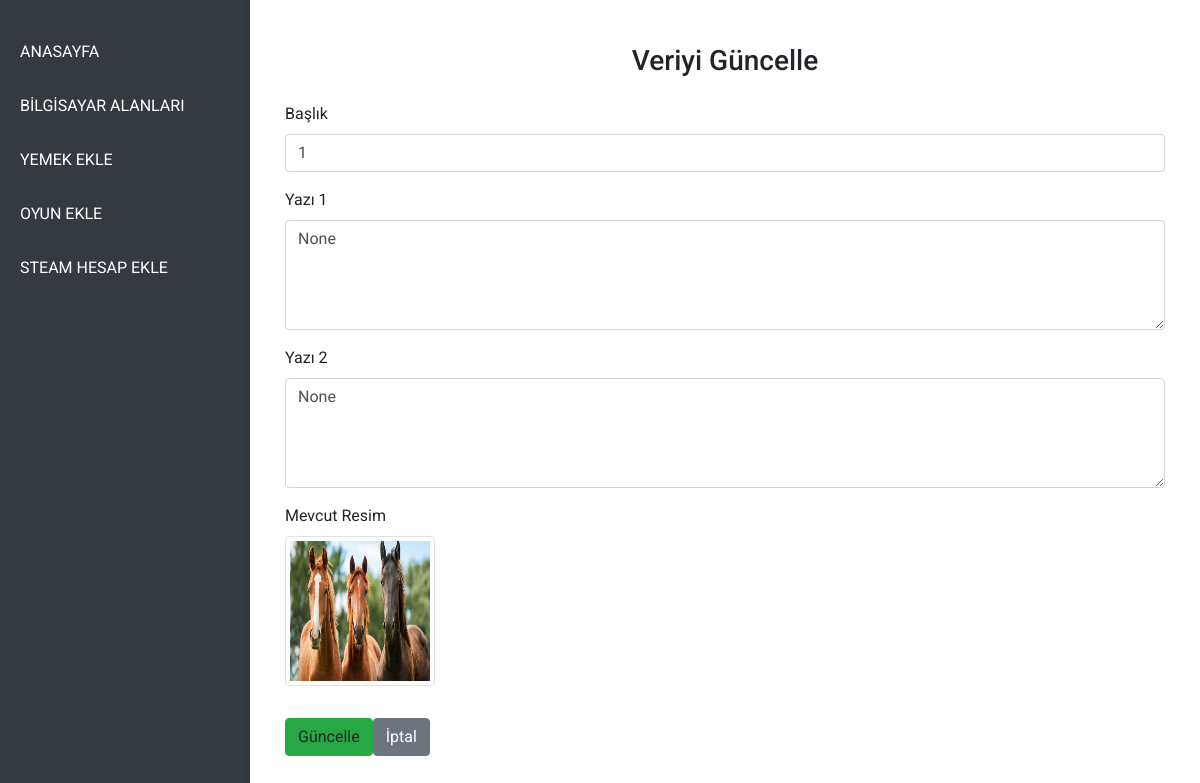
The page /updatemainpage/1 on the database as committed earlier.
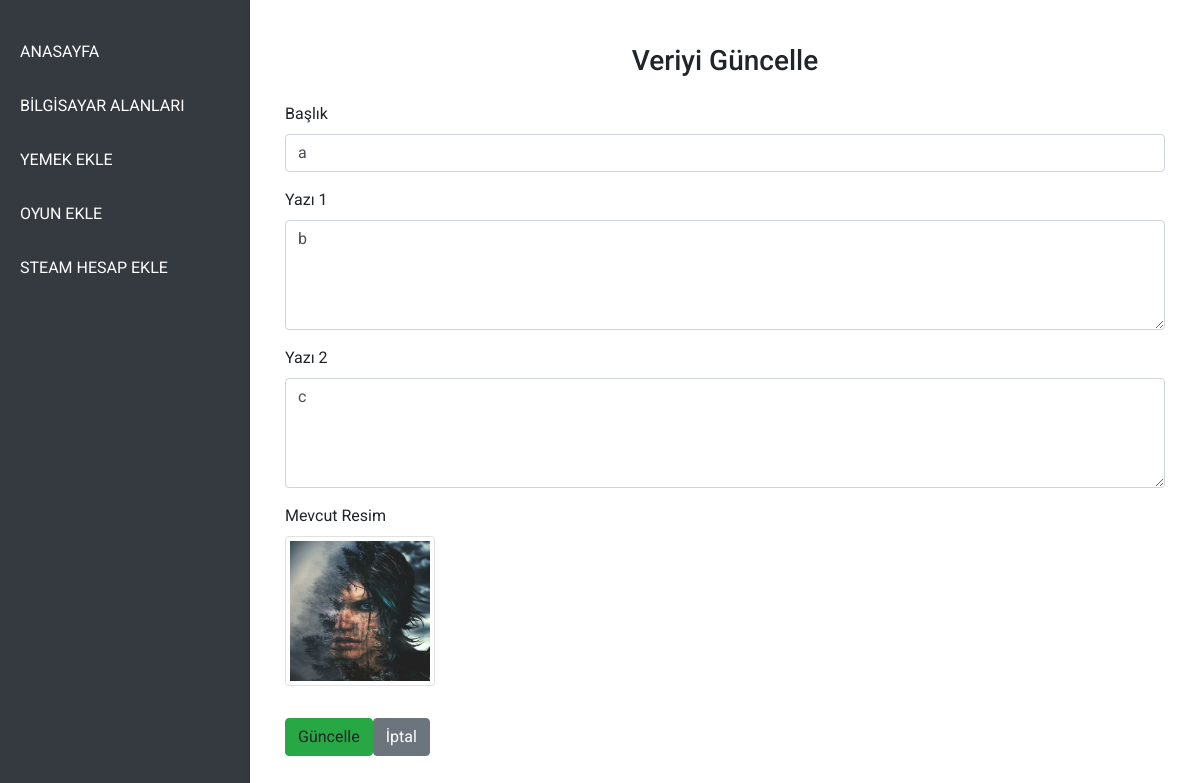
The same page on the database as committed later.
### models.py (models this page shows)
class tblmediaandtext(db.Model):
    id = db.Column(db.Integer, primary_key=True)
    page_name = db.Column(db.String(50), unique=False, nullable=False, default='')
    label = db.Column(db.String(100), unique=False, nullable=True)
    path = db.Column(db.String(50), unique=False, nullable=False, default='')
    file_name = db.Column(db.String(255), nullable=False, default='')
    text1 = db.Column(db.String(5000), nullable=True)
    text2 = db.Column(db.String(5000), nullable=True)

### app.py (the view, shortened to what this page needs)
@app.route("/updatemainpage/<int:id>", methods=['GET', 'POST'])
def updatemainpage(id):
    mediawithtext = tblmediaandtext.query.filter_by(id = id).first()
    if mediawithtext is None:
        print("böyle bir veri yok: not bunlar için bir şey yap fatih 404 için")
    all_images = []
    target_folder = os.path.join(UPLOAD_FOLDER, 'mainpage')
    if os.path.exists(target_folder):
        all_images = [file for file in os.listdir(target_folder)
                    if file.lower().endswith(('png', 'jpg', 'jpeg', 'gif', 'webp'))]
    return render_template("/updatepage/updatemainpage.html", mediawithtext=mediawithtext, all_images=all_images)

### templates/updatepage/updatemainpage.html (shortened to what this page needs)
{% extends "adminlayout.html" %}
{% block main %}
<div class="container-fluid mt-4">
    <h3 class="mb-4">Veriyi Güncelle</h3>
    <div class="form-group">
        <label for="label">Başlık</label>
        <input autocomplete="off" autofocus type="text" name="label" id="label" class="form-control" value="{{mediawithtext.label}}">
    </div>
    <div class="form-group">
        <label for="text1">Yazı 1</label>
        <textarea autocomplete="off" name="text1" id="text1" class="form-control" rows="4">{{mediawithtext.text1}}</textarea>
    </div>
    <div class="form-group">
        <label for="text2">Yazı 2</label>
        <textarea autocomplete="off" name="text2" id="text2" class="form-control" rows="4">{{mediawithtext.text2}}</textarea>
    </div>
    <div class="form-group">
        <label for="image">Mevcut Resim</label><br>
        <img  src="../{{ mediawithtext.path if mediawithtext.path else '../../static/img/noImage.jpg' }}"
                alt="photo" class="img-thumbnail mb-3" style="width: 150px; height: 150px;" onclick="showPopup()">
    </div>
    <a onclick="updatetextandmedia()" class="btn btn-success">Güncelle</button>
    <a href="/indexa" class="btn btn-secondary">İptal</a>
</div>
{% endblock %}

Rows that differ between the two databases and show on the page:
changed tblmediaandtext: label "1" → "a"; text1 "None" → "b"; text2 "None" → "c"; path: a different picture
